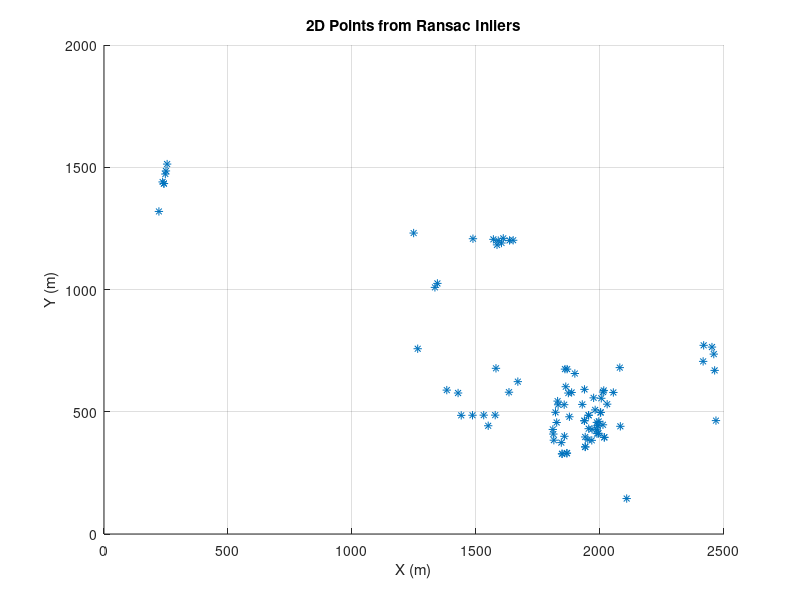

This figure's MATLAB source: (Note: this script raises an error after producing the figure.)



%%

close all

obs1 = load('Inliers_Pair0_0.txt');
scatter(obs1(:,1), obs1(:,2), '*')
hold on
grid on
%obs1 = load('Inliers_Pair0_1.txt');
%scatter(obs1(:,1), obs1(:,2) , '*')

title('2D Points from Ransac Inliers')
xlabel('X (m)')
ylabel('Y (m)')


%%

clc
close all
obs1 = load('Intersection_Pair0_1_FINAL_Obs.txt');
obs2 = load('Intersection_Pair0_2_FINAL_Obs.txt');
obs3 = load('Intersection_Pair1_2_FINAL_Obs.txt');
ROPs = load('ROPs.txt');

figure()
hold on
grid on

plot3(ROPs(1,1),ROPs(2,1),ROPs(3,1), '*')
plot3(ROPs(1,2),ROPs(2,2),ROPs(3,2), '*')
plot3(ROPs(1,3),ROPs(2,2),ROPs(3,3), '*')
figure()
hold on
grid on
scatter3(obs1(:,1), obs1(:,2), obs1(:,3), '*');
scatter3(obs2(:,1), obs2(:,2), obs2(:,3), '*');
scatter3(obs3(:,1), obs3(:,2), obs3(:,3), '*');

title('3D Intersected Points from Three images')
xlabel('X (m)')
ylabel('Y (m)')
zlabel('Z (m)')

fprintf('Please click in order: Green board bottom topleft, topright, other left, other right');

[x,y] = ginput(6);

scale = ( dist(x(1),y(1))/0.855 + dist(x(2),y(2))/0.604 + dist(x(3),y(3))/0.351)/3;

obs1(:,1) = obs1(:,1) * (1/scale);
obs1(:,2) = obs1(:,2) * (1/scale);
obs1(:,3) = obs1(:,3) * (1/scale);

obs2(:,1) = obs2(:,1) * (1/scale);
obs2(:,2) = obs2(:,2) * (1/scale);
obs2(:,3) = obs2(:,3) * (1/scale);


figure()
hold on
scatter3(obs1(:,1), obs1(:,2), obs1(:,3));
scatter3(obs2(:,1), obs2(:,2), obs2(:,3));
scatter3(obs3(:,1), obs3(:,2), obs3(:,3));

dist = sqrt(x^2 + y^2);